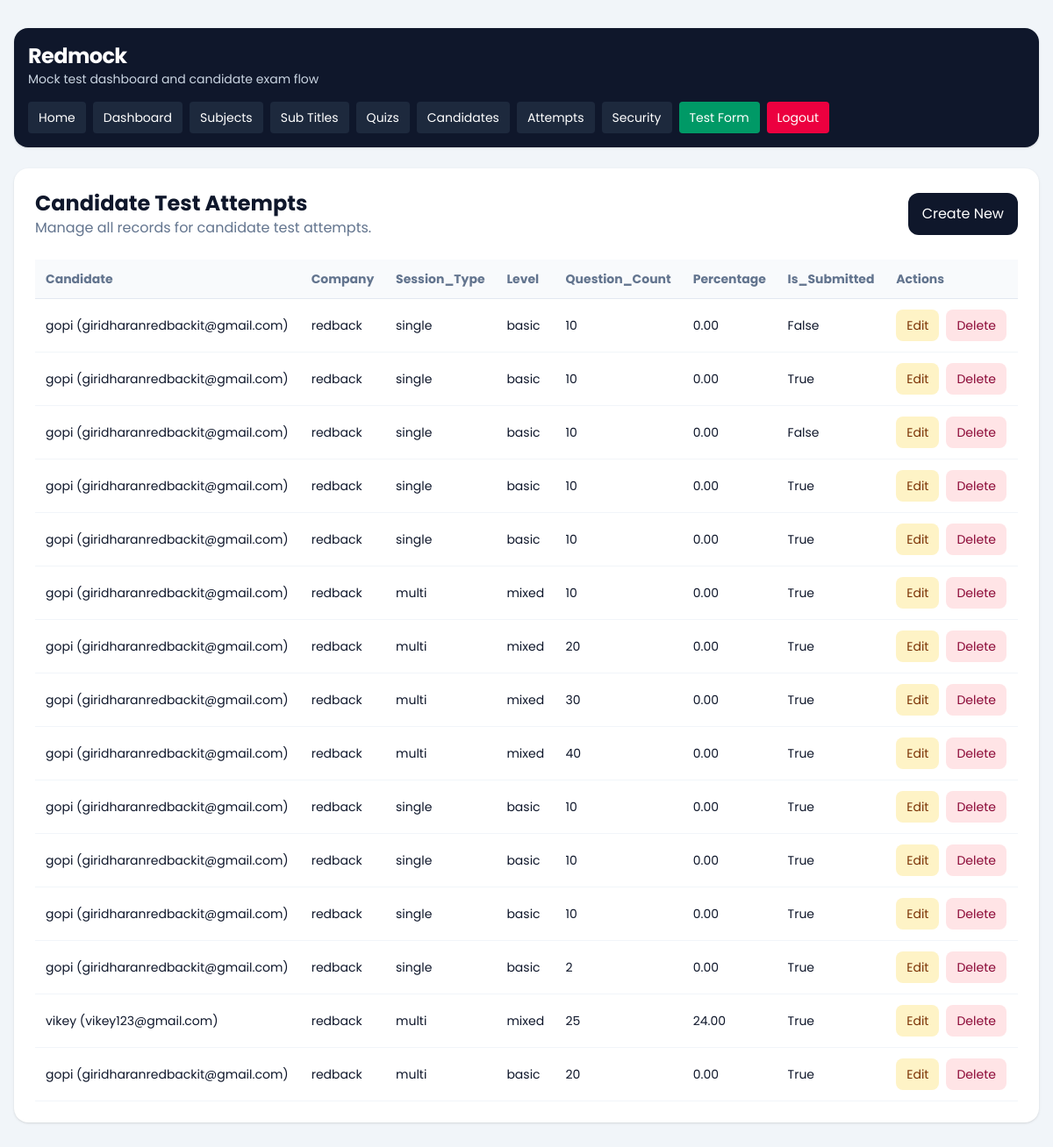
/dashboard/attempts/ (signed in), run on an earlier commit of the app's database.
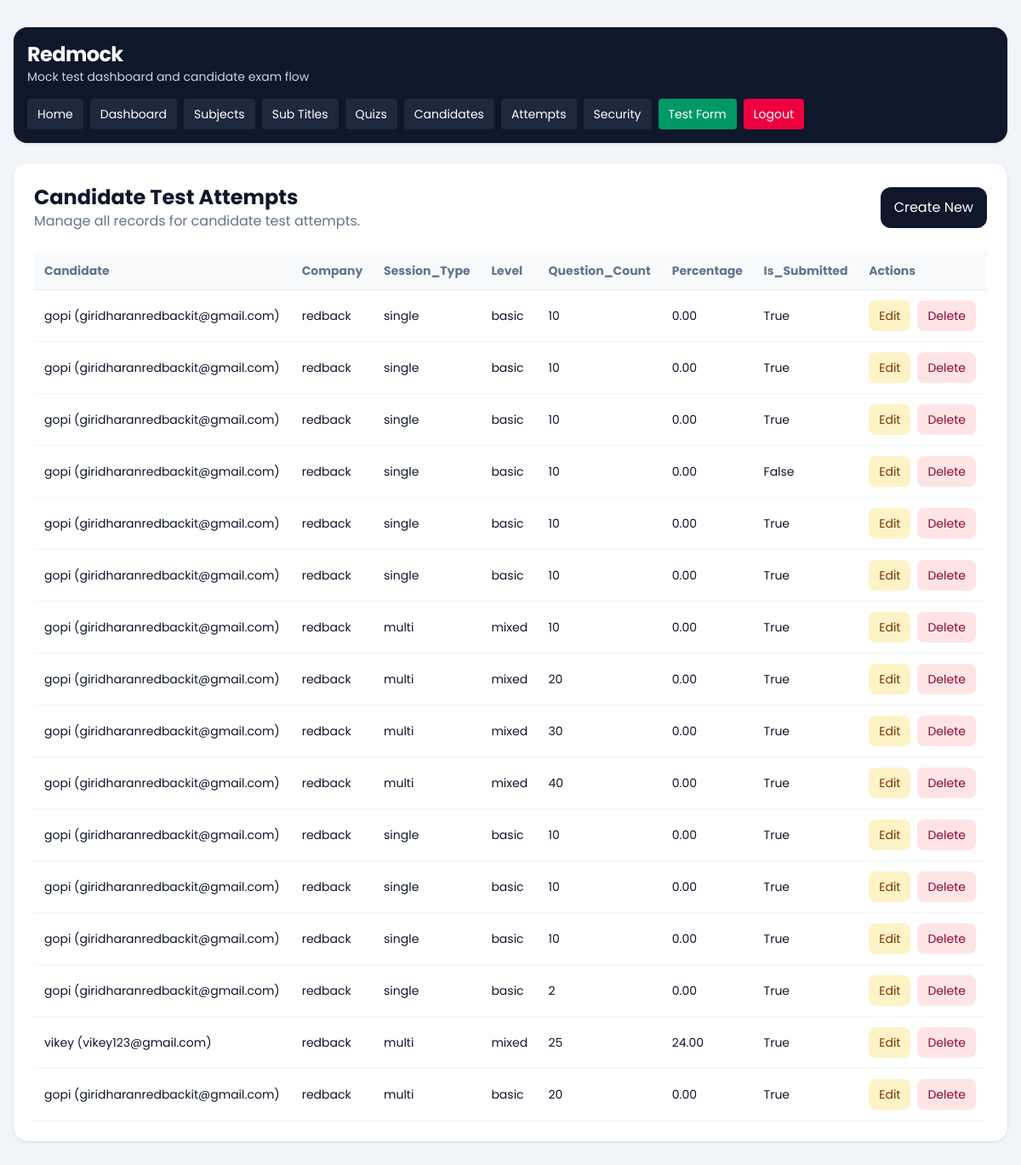
And on a later commit of the database.
### quiz/models.py (models this page shows, shortened)
class CandidateTestAttempt(models.Model):
    SESSION_SINGLE = 'single'
    SESSION_MULTI = 'multi'
    SESSION_CHOICES = [
        (SESSION_SINGLE, 'Single'),
        (SESSION_MULTI, 'Multi'),
    ]
    candidate = models.ForeignKey(Candidate, on_delete=models.CASCADE, related_name='attempts')
    company = models.ForeignKey(Company, on_delete=models.CASCADE, related_name='attempts')
    session_type = models.CharField(max_length=10, choices=SESSION_CHOICES)
    level = models.CharField(max_length=20)
    question_count = models.PositiveIntegerField()
    duration_minutes = models.PositiveIntegerField()
    selected_subjects = models.JSONField(default=list, blank=True)
    selected_sub_titles = models.JSONField(default=list, blank=True)
    answers_json = models.JSONField(default=list, blank=True)
    correct_count = models.PositiveIntegerField(default=0)
    wrong_count = models.PositiveIntegerField(default=0)
    percentage = models.DecimalField(max_digits=5, decimal_places=2, default=0)
    started_at = models.DateTimeField(blank=True, null=True)
    submitted_at = models.DateTimeField(blank=True, null=True)
    is_submitted = models.BooleanField(default=False)
    is_paused = models.BooleanField(default=False)
    paused_at = models.DateTimeField(blank=True, null=True)
    total_paused_seconds = models.PositiveIntegerField(default=0)
    tab_switch_count = models.PositiveIntegerField(default=0)
    warning_count = models.PositiveIntegerField(default=0)
    last_violation_at = models.DateTimeField(blank=True, null=True)
    violation_log_json = models.JSONField(default=list, blank=True)
    created_at = models.DateTimeField(auto_now_add=True)
    class Meta:
        ordering = ['-created_at']

class Candidate(models.Model):
    name = models.CharField(max_length=150)
    email = models.EmailField()
    designation_tech = models.CharField(max_length=150)
    created_at = models.DateTimeField(auto_now_add=True)
    class Meta:
        ordering = ['name']
    def __str__(self):
        return f'{self.name} ({self.email})'

### dashboard/models.py (models this page shows, shortened)
class Company(models.Model):
    name = models.CharField(max_length=150)
    image = models.ImageField(upload_to='company/', blank=True, null=True)
    email = models.EmailField(unique=True)
    password = models.CharField(max_length=128)
    is_active = models.BooleanField(default=True)
    full_screen_lock = models.BooleanField(default=False)
    pause_lock = models.BooleanField(default=False)
    tab_switch_guard_enabled = models.BooleanField(default=False)
    max_violation_warnings = models.PositiveIntegerField(default=3)
    exam_control_password = models.CharField(max_length=128, blank=True)
    created_at = models.DateTimeField(auto_now_add=True)
    updated_at = models.DateTimeField(auto_now=True)
    class Meta:
        ordering = ['name']
        verbose_name_plural = 'Companies'
    def __str__(self):
        return self.name

### dashboard/views.py (the view)
# urls.py: path('attempts/', views.attempt_list, name='attempt_list'),
@company_login_required
def attempt_list(request):
    queryset = CandidateTestAttempt.objects.filter(company=request.company).select_related('candidate', 'company')
    return render_crud_list(
        request,
        queryset=queryset,
        title='Candidate Test Attempts',
        create_url='dashboard:attempt_create',
        edit_url_name='dashboard:attempt_update',
        delete_url_name='dashboard:attempt_delete',
        fields=[
            'candidate',
            'company',
            'session_type',
            'level',
            'question_count',
            'percentage',
            'is_submitted',
        ],
    )

### dashboard/templatetags/dashboard_extras.py (called while the page is built)
@register.filter
def getattribute(obj, attr_name):
    return getattr(obj, attr_name)

### dashboard/views.py (called while the page is built)
def get_logged_in_company(request):
    company_id = request.session.get('company_id')
    if not company_id:
        return None
    return Company.objects.filter(id=company_id, is_active=True).first()

def company_login_required(view_func):
    @wraps(view_func)
    def wrapper(request, *args, **kwargs):
        company = get_logged_in_company(request)
        if not company:
            return redirect(f"{reverse('dashboard:login')}?next={request.path}")
        request.company = company
        return view_func(request, *args, **kwargs)
    return wrapper

def render_crud_list(request, *, queryset, title, create_url, edit_url_name, delete_url_name, fields):
    context = {
        'title': title,
        'objects': queryset,
        'create_url': create_url,
        'edit_url_name': edit_url_name,
        'delete_url_name': delete_url_name,
        'fields': fields,
    }
    return render(request, 'dashboard/crud_list.html', context)

### templates/dashboard/crud_list.html (shortened to what this page needs)
{% extends "base.html" %}
{% load dashboard_extras %}
{% block content %}
{% include 'dashboard/header.html' %}
<section class="rounded-2xl bg-white p-6 shadow-sm">
    <div class="mb-6 flex flex-col gap-3 sm:flex-row sm:items-center sm:justify-between">
        <div>
            <h1 class="text-2xl font-bold">{{ title }}</h1>
            <p class="text-slate-500">Manage all records for {{ title|lower }}.</p>
        </div>
        <a href="{% url create_url %}" class="rounded-xl bg-slate-900 px-4 py-3 text-white">Create New</a>
    </div>
    <div class="overflow-x-auto">
        <table class="min-w-full text-left text-sm">
            <thead class="border-b border-slate-200 bg-slate-50 text-slate-500">
                <tr>
                    {% for field in fields %}
                        <th class="px-3 py-3">{{ field|title }}</th>
                    {% endfor %}
                    <th class="px-3 py-3">Actions</th>
                </tr>
            </thead>
            <tbody>
                {% for object in objects %}
                    <tr class="border-b border-slate-100">
                        {% for field in fields %}
                            <td class="px-3 py-3">{{ object|getattribute:field }}</td>
                        {% endfor %}
                        <td class="px-3 py-3">
                            <div class="flex gap-2">
                                <a href="{% url edit_url_name object.pk %}" class="rounded-lg bg-amber-100 px-3 py-2 text-amber-900">Edit</a>
                                <a href="{% url delete_url_name object.pk %}" class="rounded-lg bg-rose-100 px-3 py-2 text-rose-900">Delete</a>
                            </div>
                        </td>
                    </tr>
                {% empty %}
                    <tr>
                        <td colspan="{{ fields|length|add:1 }}" class="px-3 py-8 text-center text-slate-500">
                            No records found.
                        </td>
                    </tr>
                {% endfor %}
            </tbody>
        </table>
    </div>
</section>
{% endblock %}

What changed in the data, as far as the page shows it:
added CandidateTestAttempt: fields "gopi (giridharanredbackit@gmail.com)" "redback" "single" "basic" "10" "0.00" "True"
Also different on the page:
new list line: "True"
list line gone: "False"
